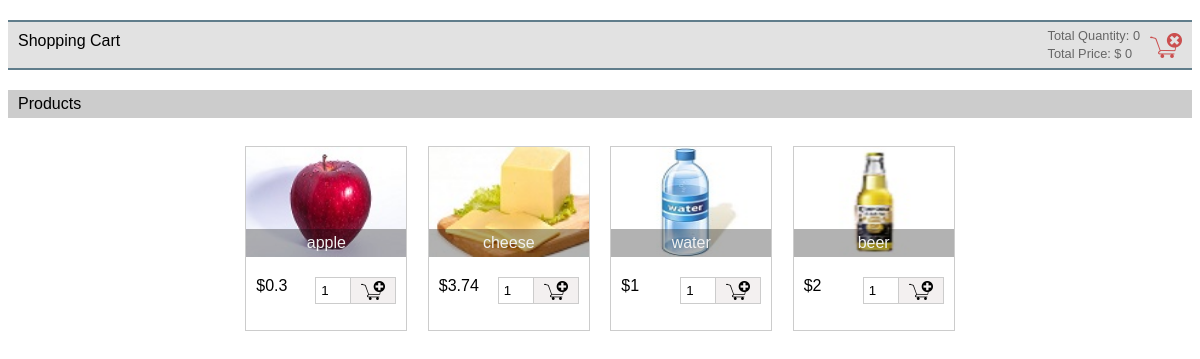
The page / on the database its author committed.
### tables this page shows
CREATE TABLE `tbl_product` (
  `id` int(8) NOT NULL,
  `name` varchar(255) NOT NULL,
  `code` varchar(255) NOT NULL,
  `image` text NOT NULL,
  `price` double(10,2) NOT NULL
);

### ShoppingCart.php (called while the page is built, shortened)
<?php
require_once "DBController.php";
class ShoppingCart extends DBController
{
    function getAllProduct()
    {
        $query = "SELECT * FROM tbl_product";
        $productResult = $this->getDBResult($query);
        return $productResult;
    }
}

### DBController.php (called while the page is built, shortened)
<?php
class DBController
{
    private $host = "localhost";
    private $user = "root";
    private $password = "123456789";
    private $database = "shopping_cart";
    private static $conn;
    function __construct()
    {
        $this->conn = mysqli_connect($this->host, $this->user, $this->password, $this->database);
    }
    function getDBResult($query, $params = array())
    {
        $sql_statement = $this->conn->prepare($query);
        $sql_statement->execute();
        $result = $sql_statement->get_result();
        if ($result->num_rows > 0) {
            while ($row = $result->fetch_assoc()) {
                $resultset[] = $row;
            }
        }
        if (! empty($resultset)) {
            return $resultset;
        }
    }
}

### product-list.php (the view)
<div id="product-grid">
    <div class="txt-heading">
        <div class="txt-heading-label">Products</div>
    </div>
    <?php
    $query = "SELECT * FROM tbl_product";
    $product_array = $shoppingCart->getAllProduct($query);
    if (! empty($product_array)) {
        foreach ($product_array as $key => $value) {
            ?>
        <div class="product-item">
        <form method="post"
            action="index.php?action=add&code=<?php echo $product_array[$key]["code"]; ?>">
            <div class="product-image">
                <img src="<?php echo $product_array[$key]["image"]; ?>">
                <div class="product-title">
                    <?php echo $product_array[$key]["name"]; ?>
                </div>
            </div>
            <div class="product-footer">
                <div class="float-right">
                    <input type="text" name="quantity" value="1"
                        size="2" class="input-cart-quantity" /><input type="image"
                        src="image/add-to-cart.png" class="btnAddAction" />
                </div>
                <div class="product-price float-left"><?php echo "$".$product_array[$key]["price"]; ?></div>
            </div>
        </form>
    </div>
    <?php
        }
    }
    ?>
</div>

### index.php (shortened to what this page needs)
<?php
require_once "ShoppingCart.php";
$shoppingCart = new ShoppingCart();
?>
<HTML>
    <HEAD>
        <link href="style.css" type="text/css" rel="stylesheet" />
    </HEAD>
    <BODY>
        <?php
        $item_quantity = 0;
        $item_price = 0;
        ?>
        <div id="shopping-cart">
            <div class="txt-heading">
                <div class="txt-heading-label">Shopping Cart</div>
                <a id="btnEmpty" href="index.php?action=empty"><img
                        src="image/empty-cart.png" alt="empty-cart"
                        title="Empty Cart" class="float-right" /></a>
                <div class="cart-status">
                    <div>Total Quantity: <?php echo $item_quantity; ?></div>
                    <div>Total Price: $ <?php echo $item_price; ?></div>
                </div>
            </div>
        </div>
        <?php
        require_once "product-list.php";
        ?>
    </BODY>
</HTML>

### style.css (style rules this page uses)
body { font-family: Arial; }
.txt-heading { margin: 20px 0px; text-align: left; background: #cccccc; padding: 5px 10px; overflow: auto; }
#shopping-cart .txt-heading { border-top: #607d8b 2px solid; background: #e2e2e2; border-bottom: #607d8b 2px solid; }
.txt-heading-label { display: inline-block; }
#shopping-cart .txt-heading .txt-heading-label { margin-top:5px; }
.btnAddAction { padding: 3px 10px; cursor: pointer; border: #CCC 1px solid; background: #f3f0f0; }
#product-grid { margin-bottom: 30px; text-align: center; padding-bottom: 20px; }
.product-item { display: inline-block; margin: 8px; border: #CCC 1px solid; }
.product-title { position: absolute; bottom: 0px; background: rgba(0, 0, 0, 0.3); width: 100%; padding: 5px 0px; color: #f1f1f1; }
.product-image { height: 110px; width:160px; position:relative; }
.product-image img { width:100%; height: 110px; }
.product-footer { padding: 20px 10px 10px; overflow: auto; }
.float-left { float:left; }
.float-right { float:right; }
.input-cart-quantity { padding: 5px; margin: 0; vertical-align: top; border: #CCC 1px solid; border-right: 0px; width:35px; }
.cart-status { color: #666; float: right; font-size: 0.8em; padding: 0px 10px; line-height: 18px; }
#btnEmpty img { margin-top:6px; cursor:pointer; }

### rows shown on the page
tbl_product: image (picture), name "apple", price "0.3"
tbl_product: image (picture), name "cheese", price "3.74"
tbl_product: image (picture), name "water", price "1"
tbl_product: image (picture), name "beer", price "2"

### other values the page prints
$item_quantity "0"
$item_price "0"
